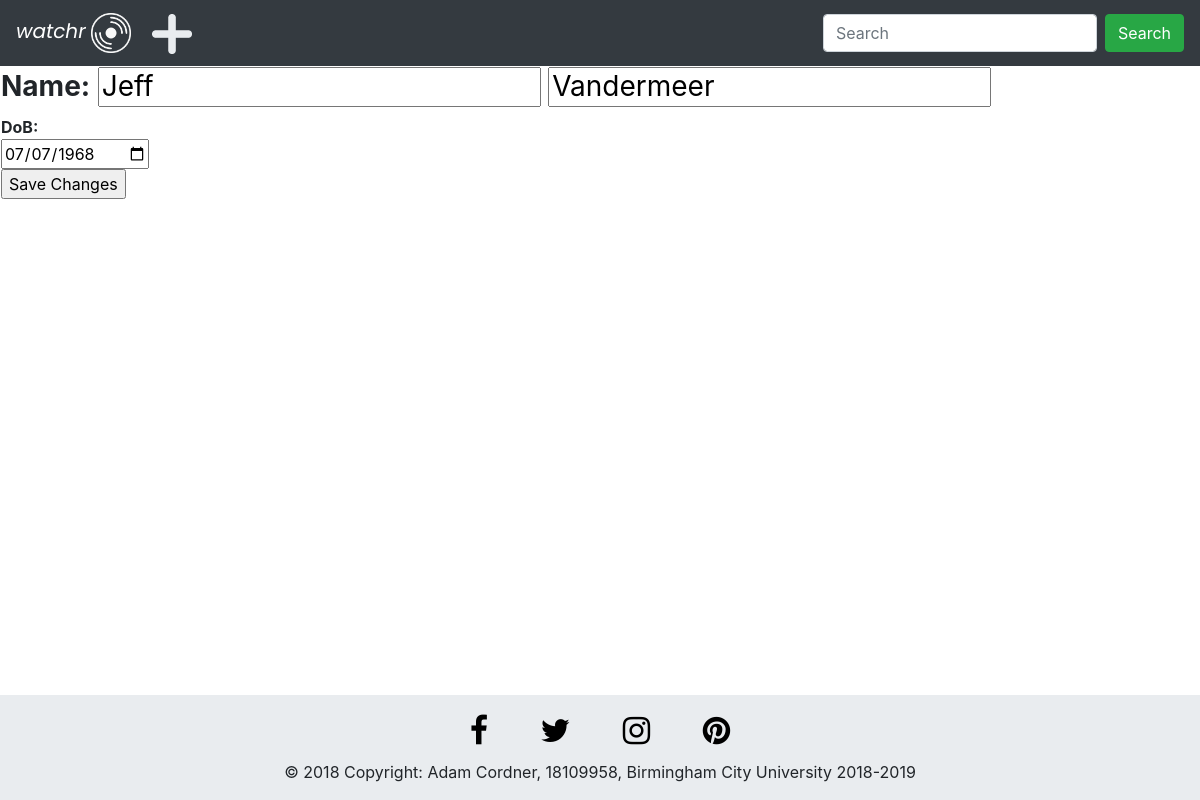
The page /assignment/edit_writer.php?mVar=2 on the database its author committed.
### tables this page shows
CREATE TABLE `writer` (
  `writerID` int(10) NOT NULL,
  `writerFName` varchar(50) NOT NULL,
  `writerSName` varchar(50) NOT NULL,
  `writerDOB` date NOT NULL
);

### assignment/edit_writer.php (the view, shortened to what this page needs)
<!DOCTYPE html>
<html lang="en">
<head>
    <link rel="stylesheet" href="https://maxcdn.bootstrapcdn.com/bootstrap/4.3.1/css/bootstrap.min.css">
    <link href="https://cdnjs.cloudflare.com/ajax/libs/font-awesome/4.7.0/css/font-awesome.min.css" rel="stylesheet"/>
    <link href="style.css" rel="stylesheet"/>
</head>
<body class="body-styling">
<nav class="navbar navbar-expand-sm bg-dark navbar-dark justify-content-between">
    <span>
        <a class="navbar-brand" href="index.php">
        <span class="logo-font"><i>watchr</i></span>
        <img src="noun_DVD_950474.png" alt="logo" class="logo-width">
        </a>
        <a href = "add_movie.php"><img src="noun_Plus_2224973.png" alt="logo" class="logo-width" title="Add New Movie/TV Show"></a>
    </span>
    <form class="form-inline" action="search_results.php" method="post" enctype="multipart/form-data">
        <input class="form-control mr-sm-2" type="text" name="searchVal" placeholder="Search">
        <button class="btn btn-success" type="submit" name="upload">Search</button>
    </form>
</nav>
    <?php
        isset($_POST['mVar']) ? $m = $_POST['mVar'] : $m = $_GET['mVar'];
        include 'connection.php';
        $val = $m;
        $sql1 = "SELECT * FROM writer WHERE writerID = '$val'";
        $result1 = $conn->query($sql1);
        if (($result1->num_rows > 0)) {
    ?>
    <table>
        <tr>
            <form action="update_writer.php" method="post" enctype="multipart/form-data">
            <?php
            while(($row1 =$result1->fetch_assoc())) {
            ?>
                <td><h3><b>Name:</b> <input pattern='[^"]+' required type="text" name="writerFName" value="<?= $row1["writerFName"];?>"> <input pattern='[^"]+' required type="text" name="writerSName" value="<?= $row1["writerSName"];?>"></h3>
                <b>DoB:</b><br><input value="<?= $row1["writerDOB"];?>" required type="date" name="writerDOB"> <br>
            <input type="submit" name="upload" value="Save Changes">
            </form>
       </tr>
    </table>
        <?php
        }
        }else {
       ?>
        <p>Invalid Request</p>
       <?php
        }
    ?>
</body>
<footer class="c-f-style page-footer font-small pt-4">
  <div class="container rowcol-md-12 flex-center" align="center">
          <a class="no-text-deco fb-ic" href="https://www.facebook.com/">
            <font color="black">
                <i class="fa fa-facebook-f fa-lg white-text mr-md-5 mr-3 fa-2x"></i>
              </font>
          </a>
          <a class="no-text-deco tw-ic" href="https://twitter.com/">
              <font color="black">
                <i class="fa fa-twitter fa-lg white-text mr-md-5 mr-3 fa-2x"> </i>
              </font>
          </a>
          <a class="no-text-deco ins-ic" href="https://www.instagram.com">
              <font color="black">
                <i class="fa fa-instagram fa-lg white-text mr-md-5 mr-3 fa-2x"> </i>
              </font>
          </a>
          <a class="no-text-deco pin-ic" href="https://www.pinterest.co.uk">
              <font color="black">
                <i class="fa fa-pinterest fa-lg white-text fa-2x"> </i>
              </font>
          </a>
  </div>
  <div class="footer-copyright text-center py-3">© 2018 Copyright:  Adam Cordner, 18109958, Birmingham City University 2018-2019
  </div>
</footer>
</body>
</html>

### assignment/style.css (style rules this page uses)
.body-styling { height: auto; margin-bottom: 200px; }
.logo-font { font-family: 'Poppins', sans-serif; }
.logo-width { max-width: 40px; }
.no-text-deco { text-decoration:none; }
.c-f-style { background-color:#e9ecef; bottom: 0; width: 100%; left: 0; position: fixed; }

### rows shown on the page
writer: writerFName "Jeff", writerSName "Vandermeer", writerDOB "07/07/1968"
